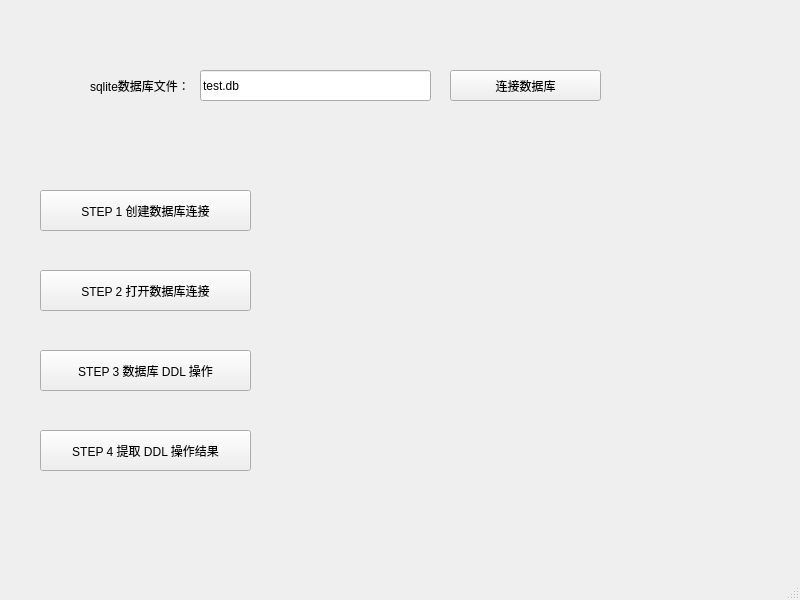
<?xml version="1.0" encoding="UTF-8"?>
<ui version="4.0">
 <class>MainWindow</class>
 <widget class="QMainWindow" name="MainWindow">
  <property name="geometry">
   <rect>
    <x>0</x>
    <y>0</y>
    <width>800</width>
    <height>600</height>
   </rect>
  </property>
  <property name="windowTitle">
   <string>MainWindow</string>
  </property>
  <widget class="QWidget" name="centralwidget">
   <widget class="QPushButton" name="pushButton_connect_database">
    <property name="geometry">
     <rect>
      <x>450</x>
      <y>70</y>
      <width>151</width>
      <height>31</height>
     </rect>
    </property>
    <property name="text">
     <string>连接数据库</string>
    </property>
   </widget>
   <widget class="QLineEdit" name="lineEdit_database_file">
    <property name="geometry">
     <rect>
      <x>200</x>
      <y>70</y>
      <width>231</width>
      <height>31</height>
     </rect>
    </property>
    <property name="text">
     <string>test.db</string>
    </property>
   </widget>
   <widget class="QLabel" name="label_database_file">
    <property name="geometry">
     <rect>
      <x>90</x>
      <y>70</y>
      <width>111</width>
      <height>31</height>
     </rect>
    </property>
    <property name="text">
     <string>sqlite数据库文件：</string>
    </property>
   </widget>
   <widget class="QPushButton" name="pushButton_step_1">
    <property name="geometry">
     <rect>
      <x>40</x>
      <y>190</y>
      <width>211</width>
      <height>41</height>
     </rect>
    </property>
    <property name="text">
     <string>STEP 1 创建数据库连接</string>
    </property>
   </widget>
   <widget class="QPushButton" name="pushButton_step_2">
    <property name="geometry">
     <rect>
      <x>40</x>
      <y>270</y>
      <width>211</width>
      <height>41</height>
     </rect>
    </property>
    <property name="text">
     <string>STEP 2 打开数据库连接</string>
    </property>
   </widget>
   <widget class="QPushButton" name="pushButton_step_3">
    <property name="geometry">
     <rect>
      <x>40</x>
      <y>350</y>
      <width>211</width>
      <height>41</height>
     </rect>
    </property>
    <property name="text">
     <string>STEP 3 数据库 DDL 操作</string>
    </property>
   </widget>
   <widget class="QPushButton" name="pushButton_step_4">
    <property name="geometry">
     <rect>
      <x>40</x>
      <y>430</y>
      <width>211</width>
      <height>41</height>
     </rect>
    </property>
    <property name="text">
     <string>STEP 4 提取 DDL 操作结果</string>
    </property>
   </widget>
  </widget>
  <widget class="QMenuBar" name="menubar">
   <property name="geometry">
    <rect>
     <x>0</x>
     <y>0</y>
     <width>800</width>
     <height>23</height>
    </rect>
   </property>
  </widget>
  <widget class="QStatusBar" name="statusbar"/>
 </widget>
 <resources/>
 <connections/>
</ui>
